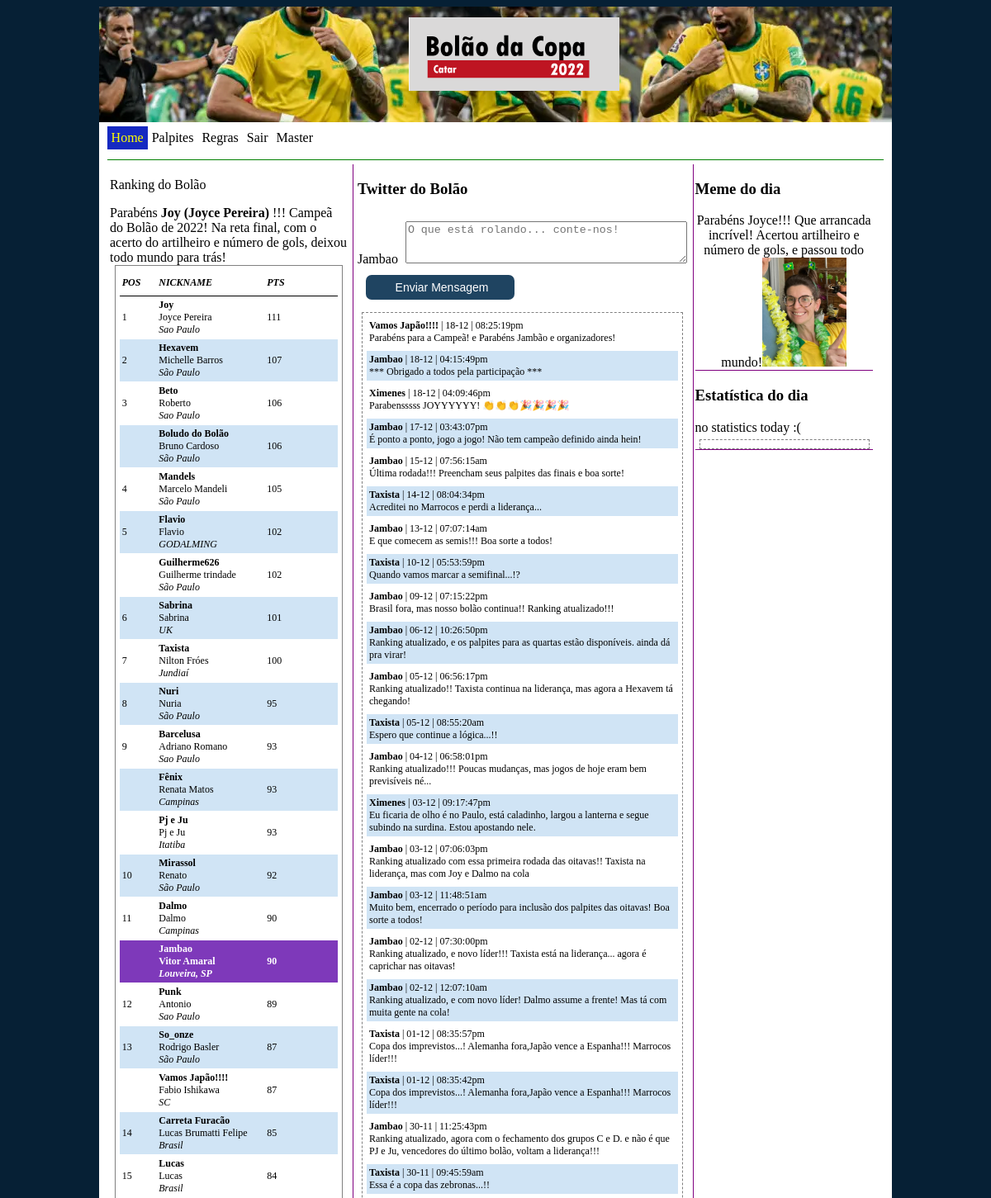
Screenshot of /codebase-antigo-thin/codebase-antigo/home.php (signed in, upper part) with the database file from the repository.
### tables this page shows
CREATE TABLE IF NOT EXISTS `users` (
  `USERID` int(11) NOT NULL AUTO_INCREMENT,
  `USERNAME` varchar(255) NOT NULL,
  `USEREMAIL` varchar(255) NOT NULL,
  `USERNICKNAME` varchar(100) NOT NULL,
  `USERPASSWORD` varchar(20) NOT NULL,
  `USERLOCATION` varchar(255) NOT NULL,
  `CHAMPION` varchar(255) NOT NULL,
  `SEMIFINALIST_1` varchar(255) NOT NULL,
  `SEMIFINALIST_2` varchar(255) NOT NULL,
  `SEMIFINALIST_3` varchar(255) NOT NULL,
  `STRIKER` varchar(255) NOT NULL,
  `STRIKER_GOALS` int(11) NOT NULL,
  PRIMARY KEY (`USERID`)
);

CREATE TABLE IF NOT EXISTS `twitter` (
  `TWITTER_ID` int(11) NOT NULL AUTO_INCREMENT,
  `USERID` int(11) DEFAULT NULL,
  `MESSAGE_TXT` varchar(200) DEFAULT NULL,
  `MESSAGE_TIMESTAMP` datetime DEFAULT NULL,
  KEY `TWITTER_ID_USERID` (`TWITTER_ID`,`USERID`)
);

### codebase-antigo-thin/codebase-antigo/action/showranking.php (the view, shortened to what this page needs)
<?php
$dbservername = "localhost";
$dbusername = "root";
$dbpassword = "";
$dbname = "cup2018";
$conn = new mysqli($dbservername, $dbusername, $dbpassword, $dbname);
$sql= "SELECT USERS.USERID, USERS.USERNAME, USERS.USERLOCATION, USERS.USERNICKNAME, null as
CURRENT_POS, null AS PREVIOUS_POS, null as POS_DIFF, SUM(vw_users_points.PONTOS) AS TOTAL_PONTOS
		FROM vw_users_points, USERS
		WHERE USERS.USERID = vw_users_points.USERID
		AND vw_users_points.game_status = 1
		GROUP BY USERS.USERID, USERS.USERNAME, USERS.USERLOCATION, USERS.USERNICKNAME
		ORDER BY TOTAL_PONTOS DESC, 4, 2, 1";
	echo "<table border=1 cellspacing='1' cellpadding='3'>";
	echo "<tr>";
	echo "<th class='o-col-44px'>POS";
	echo "</th>";
	echo "<th class='o-col-352px'>NICKNAME";
	echo "</th>";
	echo "<th class='o-col-44px'>PTS";
	echo "</th>";
	echo "<th class='o-col-44px'>";
	echo "</th>";
	echo "</tr>";
	echo "<tr>";
$result = $conn->query($sql);
$posicao = 1;
$pontosposicao = null;
if ($result->num_rows > 0) {
	 while($row = $result->fetch_array(MYSQLI_ASSOC)){
			if ($row["USERID"]==$_SESSION["userid"]){
			echo "<tr class='special-tr'>";
			} else {
				echo "<tr>";
			}
				if ($pontosposicao == $row["TOTAL_PONTOS"]){
					echo "<td class='o-col-44px'>&nbsp</td>";
				} else{
					$pontosposicao = $row["TOTAL_PONTOS"];
					echo "<td class='o-col-44px'>".$posicao.  "</td>";
					$posicao= $posicao + 1;
				}
				$difposicao = $row["POS_DIFF"];
				echo "<td class='o-col-352px'><strong>". $row["USERNICKNAME"]. "</strong><br>" . $row["USERNAME"]. "<br><i>".$row["USERLOCATION"]."</i></td>";
				echo "<td class='o-col-44px'>". $row["TOTAL_PONTOS"]. "</td>";
				if ($difposicao == 0){
					echo "<td class='o-col-44px'></td>";
				}elseif ($difposicao > 0){
					echo "<td class='o-col-44px'><img src='./img/down-arrow.png' height=16px></td>";
				}else{
					echo "<td class='o-col-44px'><img src='./img/up-arrow.png' height=16px></td>";
				}
			echo "</tr>";
	 }
 }
else{
	echo "nothing...";
}
	echo "</table>";
?>

### codebase-antigo-thin/codebase-antigo/action/showtwitters.php (shortened to what this page needs)
<?php
$dbservername = "localhost";
$dbusername = "root";
$dbpassword = "";
$dbname = "cup2018";
$conn = new mysqli($dbservername, $dbusername, $dbpassword, $dbname);
$sql = "SELECT * FROM TWITTER, USERS WHERE TWITTER.USERID = USERS.USERID ORDER BY MESSAGE_TIMESTAMP DESC LIMIT 40";
	echo "<table border=1 cellspacing='1' cellpadding='3'>";
$result = $conn->query($sql);
if ($result->num_rows > 0) {
	 while($row = $result->fetch_array(MYSQLI_ASSOC)){
			echo "<tr>";
				$formateddate = new DateTime($row["MESSAGE_TIMESTAMP"]);
				echo "<td>";
				echo "<strong>".$row["USERNICKNAME"] . "</strong> | ".$formateddate->format('d-m | h:i:sa') . "<br>";
				echo $row["MESSAGE_TXT"];
				echo "</td>";
			echo "</tr>";
	 }
 }
else{
	echo "nothing...";
}
	echo "</table>";
?>

### codebase-antigo-thin/codebase-antigo/action/showmeme.php (shortened to what this page needs)
<?php
$dbservername = "localhost";
$dbusername = "root";
$dbpassword = "";
$dbname = "cup2018";
$conn = new mysqli($dbservername, $dbusername, $dbpassword, $dbname);
$sql = "SELECT * FROM ADMIN WHERE ADMIN_ITEM = 'MEME'";
$result = $conn->query($sql);
if ($result->num_rows > 0) {
	 while($row = $result->fetch_array(MYSQLI_ASSOC)){
			$meme_img_location = $row["ADMIN_ITEM_LOCATION"];
			$meme_img_label = $row["ADMIN_ITEM_LABEL"];
			echo utf8_encode($meme_img_label);
			echo "<img src=$meme_img_location height='132'>";
	 }
 }
else{
	echo "no meme today :(";
}
?>

### codebase-antigo-thin/codebase-antigo/css/global.css (style rules this page uses)
.o-col-44px { width: 30px; }
.o-col-352px { width: 100px; }
table { border-style: dashed; table-layout: fixed; border-width: 1px; border-spacing: 0; margin-top: 5px; margin-left: 5px; width: 96%; padding: 5px 5px 5px 5px; font-size: 12px; }
tr:nth-child(even) { background-color: #D0E4F5; }
tr:nth-child(odd) { background-color: white; }
th { border-style: solid; border-width: 1px; border-color: black; border-left: none; border-right: none; border-top: none; height: 25px; text-align: left; font-style: italic; font-weight: bold; }
td { border-style: solid; border-width: 5px; border-color: white; border-left: none; border-right: none; border-top: none; height: 25px; }
#layout-home-sidebar table { border-style: solid; table-layout: fixed; border-width: 1px; border-spacing: 0; margin: auto; width: 96%; font-size: 12px; }
#layout-home-sidebar td { height: 15px; border-width: 1px; }
.special-tr:nth-child(even) { background-color: #7e39ba; color: white; font-weight: bold; }

### rows the page displays
users: USERNICKNAME "Joy", USERNAME "Joyce Pereira", USERLOCATION "Sao Paulo", TOTAL_PONTOS "111"
users: USERNICKNAME "Hexavem", USERNAME "Michelle Barros", USERLOCATION "São Paulo", TOTAL_PONTOS "107"
users: USERNICKNAME "Beto", USERNAME "Roberto", USERLOCATION "Sao Paulo", TOTAL_PONTOS "106"
users: USERNICKNAME "Boludo do Bolão", USERNAME "Bruno Cardoso", USERLOCATION "São Paulo", TOTAL_PONTOS "106"
users: USERNICKNAME "Mandels", USERNAME "Marcelo Mandeli", USERLOCATION "São Paulo", TOTAL_PONTOS "105"
users: USERNICKNAME "Flavio", USERNAME "Flavio", USERLOCATION "GODALMING", TOTAL_PONTOS "102"
users: USERNICKNAME "Guilherme626", USERNAME "Guilherme trindade", USERLOCATION "São Paulo", TOTAL_PONTOS "102"
users: USERNICKNAME "Sabrina", USERNAME "Sabrina", USERLOCATION "UK", TOTAL_PONTOS "101"
users: USERNICKNAME "Taxista", USERNAME "Nilton Fróes", USERLOCATION "Jundiaí", TOTAL_PONTOS "100"
users: USERNICKNAME "Nuri", USERNAME "Nuria", USERLOCATION "São Paulo", TOTAL_PONTOS "95"
users: USERNICKNAME "Barcelusa", USERNAME "Adriano Romano", USERLOCATION "Sao Paulo", TOTAL_PONTOS "93"
users: USERNICKNAME "Fênix", USERNAME "Renata Matos", USERLOCATION "Campinas", TOTAL_PONTOS "93"
users: USERNICKNAME "Pj e Ju", USERNAME "Pj e Ju", USERLOCATION "Itatiba", TOTAL_PONTOS "93"
users: USERNICKNAME "Mirassol", USERNAME "Renato", USERLOCATION "São Paulo", TOTAL_PONTOS "92"
users: USERNICKNAME "Dalmo", USERNAME "Dalmo", USERLOCATION "Campinas", TOTAL_PONTOS "90"
users: USERNICKNAME "Jambao", USERNAME "Vitor Amaral", USERLOCATION "Louveira, SP", TOTAL_PONTOS "90"
users: USERNICKNAME "Punk", USERNAME "Antonio", USERLOCATION "Sao Paulo", TOTAL_PONTOS "89"
users: USERNICKNAME "So_onze", USERNAME "Rodrigo Basler", USERLOCATION "São Paulo", TOTAL_PONTOS "87"
users: USERNICKNAME "Vamos Japão!!!!", USERNAME "Fabio Ishikawa", USERLOCATION "SC", TOTAL_PONTOS "87"
users: USERNICKNAME "Carreta Furacão", USERNAME "Lucas Brumatti Felipe", USERLOCATION "Brasil", TOTAL_PONTOS "85"
users: USERNICKNAME "Lucas", USERNAME "Lucas", USERLOCATION "Brasil", TOTAL_PONTOS "84"
twitter: USERID.USERNICKNAME "Vamos Japão!!!!", MESSAGE_TIMESTAMP "18-12 | 08:25:19pm", MESSAGE_TXT "Parabéns para a Campeã! e Parabéns Jambão e organizadores!"
twitter: USERID.USERNICKNAME "Jambao", MESSAGE_TIMESTAMP "18-12 | 04:15:49pm", MESSAGE_TXT "*** Obrigado a todos pela participação ***"
twitter: USERID.USERNICKNAME "Ximenes", MESSAGE_TIMESTAMP "18-12 | 04:09:46pm", MESSAGE_TXT "Parabensssss JOYYYYYY! 👏👏👏🎉🎉🎉🎉"
twitter: USERID.USERNICKNAME "Jambao", MESSAGE_TIMESTAMP "17-12 | 03:43:07pm", MESSAGE_TXT "É ponto a ponto, jogo a jogo! Não tem campeão definido ainda hein!"
twitter: USERID.USERNICKNAME "Jambao", MESSAGE_TIMESTAMP "15-12 | 07:56:15am", MESSAGE_TXT "Última rodada!!! Preencham seus palpites das finais e boa sorte!"
twitter: USERID.USERNICKNAME "Taxista", MESSAGE_TIMESTAMP "14-12 | 08:04:34pm", MESSAGE_TXT "Acreditei no Marrocos e perdi a liderança..."
twitter: USERID.USERNICKNAME "Jambao", MESSAGE_TIMESTAMP "13-12 | 07:07:14am", MESSAGE_TXT "E que comecem as semis!!! Boa sorte a todos!"
twitter: USERID.USERNICKNAME "Taxista", MESSAGE_TIMESTAMP "10-12 | 05:53:59pm", MESSAGE_TXT "Quando vamos marcar a semifinal...!?"
twitter: USERID.USERNICKNAME "Jambao", MESSAGE_TIMESTAMP "09-12 | 07:15:22pm", MESSAGE_TXT "Brasil fora, mas nosso bolão continua!! Ranking atualizado!!!"
twitter: USERID.USERNICKNAME "Jambao", MESSAGE_TIMESTAMP "06-12 | 10:26:50pm", MESSAGE_TXT "Ranking atualizado, e os palpites para as quartas estão disponíveis. ainda dá pra virar!"
twitter: USERID.USERNICKNAME "Jambao", MESSAGE_TIMESTAMP "05-12 | 06:56:17pm", MESSAGE_TXT "Ranking atualizado!! Taxista continua na liderança, mas agora a Hexavem tá chegando!"
twitter: USERID.USERNICKNAME "Taxista", MESSAGE_TIMESTAMP "05-12 | 08:55:20am", MESSAGE_TXT "Espero que continue a lógica...!!"
twitter: USERID.USERNICKNAME "Jambao", MESSAGE_TIMESTAMP "04-12 | 06:58:01pm", MESSAGE_TXT "Ranking atualizado!!! Poucas mudanças, mas jogos de hoje eram bem previsíveis né..."
twitter: USERID.USERNICKNAME "Ximenes", MESSAGE_TIMESTAMP "03-12 | 09:17:47pm", MESSAGE_TXT "Eu ficaria de olho é no Paulo, está caladinho, largou a lanterna e segue subindo na surdina. Estou apostando nele."
twitter: USERID.USERNICKNAME "Jambao", MESSAGE_TIMESTAMP "03-12 | 07:06:03pm", MESSAGE_TXT "Ranking atualizado com essa primeira rodada das oitavas!! Taxista na liderança, mas com Joy e Dalmo na cola"
twitter: USERID.USERNICKNAME "Jambao", MESSAGE_TIMESTAMP "03-12 | 11:48:51am", MESSAGE_TXT "Muito bem, encerrado o período para inclusão dos palpites das oitavas! Boa sorte a todos!"
twitter: USERID.USERNICKNAME "Jambao", MESSAGE_TIMESTAMP "02-12 | 07:30:00pm", MESSAGE_TXT "Ranking atualizado, e novo líder!!! Taxista está na liderança... agora é caprichar nas oitavas!"
twitter: USERID.USERNICKNAME "Jambao", MESSAGE_TIMESTAMP "02-12 | 12:07:10am", MESSAGE_TXT "Ranking atualizado, e com novo líder! Dalmo assume a frente! Mas tá com muita gente na cola!"
twitter: USERID.USERNICKNAME "Taxista", MESSAGE_TIMESTAMP "01-12 | 08:35:57pm", MESSAGE_TXT "Copa dos imprevistos...! Alemanha fora,Japão vence a Espanha!!! Marrocos líder!!!"
twitter: USERID.USERNICKNAME "Taxista", MESSAGE_TIMESTAMP "01-12 | 08:35:42pm", MESSAGE_TXT "Copa dos imprevistos...! Alemanha fora,Japão vence a Espanha!!! Marrocos líder!!!"
twitter: USERID.USERNICKNAME "Jambao", MESSAGE_TIMESTAMP "30-11 | 11:25:43pm", MESSAGE_TXT "Ranking atualizado, agora com o fechamento dos grupos C e D. e não é que PJ e Ju, vencedores do último bolão, voltam a liderança!!!"
twitter: USERID.USERNICKNAME "Taxista", MESSAGE_TIMESTAMP "30-11 | 09:45:59am", MESSAGE_TXT "Essa é a copa das zebronas...!!"

### other values shown
utf8_encode($_SESSION["userlogged"]) "Jambao"
utf8_encode($meme_img_label) "Parabéns Joyce!!! Que arrancada incrível! Acertou artilheiro e número de gols, e passou todo mundo!"
